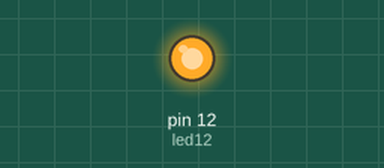
The sketch below on a simulated Arduino Uno, built with avr-gcc and run on an emulated ATmega328P. Parts: output pins drawn as LEDs (lit = HIGH). What the sketch prints to the serial monitor is not drawn.

Above: at 0.7 s.
At 9.5 s:
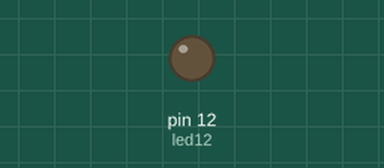
Timing chart, 0 to 17.7 s (numbered marks = the images above):
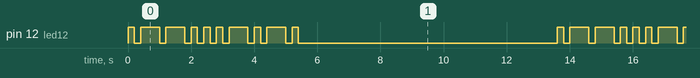

Measured:
- by itself, pin 12 (led12): repeats every 13.6 s: 2 × (LOW 0.20 s, HIGH 0.60 s), 3 × (LOW 0.20 s, HIGH 0.20 s), LOW 0.20 s, HIGH 0.60 s, LOW 0.20 s, HIGH 0.20 s, LOW 0.20 s, HIGH 0.60 s, LOW 0.20 s, HIGH 0.20 s, LOW 8.2 s, HIGH 0.20 s
- by itself, everything shown: repeats every 13.6 s, in 20 steps

The sketch:

encode.ino
```cpp
int led12 = 12;      // blink an led on output 12
/*
  Set the speed of your morse code
  Here are the ratios code elements:
    Dash length = Dot length x 3
    Pause between elements = Dot length
*/
int dotLen = 200;     // length of the morse code 'dot'
int dashLen = dotLen * 3;    // length of the morse code 'dash'
int elemPause = dotLen;// length of the pause between elements of a character
int Spaces = dotLen * 3;     // length of the spaces between characters
int wordPause = dotLen * 7;  // length of the pause between words
char stringToMorseCode[]="abc";
void setup() {
  // initialize the digital pin as an output for LED lights.
  pinMode(led12, OUTPUT);
  Serial.begin(9600);
Serial.println("Your morse code:");
}

// Create a loop of the letters/words you want to output in morse code (defined in string at top of code)
void loop()
{

  // Loop through the string and get each character one at a time until the end is reached
  for (int i = 0; i < sizeof(stringToMorseCode) - 1; i++)
  {
    // Get the character in the current position
  char tmpChar = stringToMorseCode[i];
  // Set the case to lower case
  tmpChar = toLowerCase(tmpChar);
  // Call the subroutine to get the morse code equivalent for this character
  GetChar(tmpChar);
  }

  // At the end of the string long pause before looping and starting again
  LightsOff(8000);
}

// DOT
void MorseDot()
{
  digitalWrite(led12, HIGH);    // turn the LED on
  delay(dotLen);              // hold in this position
  Serial.print('.');
}

// DASH
void MorseDash()
{
  digitalWrite(led12, HIGH);    // turn the LED on
  delay(dashLen);               // hold in this position
  Serial.print('_');

}

// Turn Off
void LightsOff(int delayTime)
{
  digitalWrite(led12, LOW);     // turn the LED off
  delay(delayTime);             // hold in this position
}

// *** Characters to Morse Code Conversion *** //
void GetChar(char tmpChar)
{
  // Take the passed character and use a switch case to find the morse code for that character
  switch (tmpChar) {
    case 'a':
    MorseDot();
    LightsOff(elemPause);
    MorseDash();
    LightsOff(elemPause);
    Serial.print(" ");
    break;
    case 'b':
    MorseDash();
    LightsOff(elemPause);
    MorseDot();
    LightsOff(elemPause);
    MorseDot();
    LightsOff(elemPause);
    MorseDot();
    LightsOff(elemPause);
        Serial.print(" ");

    break;
    case 'c':
      MorseDash();
    LightsOff(elemPause);
    MorseDot();
    LightsOff(elemPause);
    MorseDash();
    LightsOff(elemPause);
    MorseDot();
    LightsOff(elemPause);    Serial.print(" ");

    break;
    case 'd':
    MorseDash();
    LightsOff(elemPause);
    MorseDash();
    LightsOff(elemPause);
    MorseDot();
    LightsOff(elemPause);    Serial.print(" ");

    break;
    case 'e':
    MorseDot();
    LightsOff(elemPause);    Serial.print(" ");

    break;
    case 'f':
      MorseDot();
    LightsOff(elemPause);
    MorseDot();
    LightsOff(elemPause);
    MorseDash();
    LightsOff(elemPause);
    MorseDot();
    LightsOff(elemPause);    Serial.print(" ");

    break;
    case 'g':
    MorseDash();
    LightsOff(elemPause);
    MorseDash();
    LightsOff(elemPause);
    MorseDot();
    LightsOff(elemPause);    Serial.print(" ");

    break;
    case 'h':
      MorseDot();
    LightsOff(elemPause);
    MorseDot();
    LightsOff(elemPause);
    MorseDot();
    LightsOff(elemPause);
    MorseDot();
    LightsOff(elemPause);    Serial.print(" ");

    break;
    case 'i':
      MorseDot();
    LightsOff(elemPause);
    MorseDot();
    LightsOff(elemPause);    Serial.print(" ");

    break;
    case 'j':
      MorseDot();
    LightsOff(elemPause);
    MorseDash();
    LightsOff(elemPause);
    MorseDash();
    LightsOff(elemPause);
    MorseDash();
    LightsOff(elemPause);    Serial.print(" ");

    break;
      case 'k':
      MorseDash();
    LightsOff(elemPause);
    MorseDot();
    LightsOff(elemPause);
    MorseDash();
    LightsOff(elemPause);    Serial.print(" ");

    break;
    case 'l':
      MorseDot();
    LightsOff(elemPause);
    MorseDash();
    LightsOff(elemPause);
    MorseDot();
    LightsOff(elemPause);
    MorseDot();
    LightsOff(elemPause);    Serial.print(" ");

    break;
      case 'm':
      MorseDash();
    LightsOff(elemPause);
    MorseDash();
    LightsOff(elemPause);    Serial.print(" ");

    break;
    case 'n':
      MorseDash();
    LightsOff(elemPause);
    MorseDot();
    LightsOff(elemPause);    Serial.print(" ");

    break;
    case 'o':
      MorseDash();
    LightsOff(elemPause);
    MorseDash();
    LightsOff(elemPause);
    MorseDash();
    LightsOff(elemPause);    Serial.print(" ");

    break;
    case 'p':
      MorseDot();
    LightsOff(elemPause);
    MorseDash();
    LightsOff(elemPause);
    MorseDash();
    LightsOff(elemPause);
    MorseDot();
    LightsOff(elemPause);    Serial.print(" ");

    break;
    case 'q':
      MorseDash();
    LightsOff(elemPause);
    MorseDash();
    LightsOff(elemPause);
    MorseDot();
    LightsOff(elemPause);
    MorseDash();
    LightsOff(elemPause);    Serial.print(" ");

    break;
    case 'r':
      MorseDot();
    LightsOff(elemPause);
    MorseDash();
    LightsOff(elemPause);
    MorseDot();
    LightsOff(elemPause);    Serial.print(" ");

    break;
    case 's':
      MorseDot();
    LightsOff(elemPause);
    MorseDot();
    LightsOff(elemPause);
    MorseDot();
    LightsOff(elemPause);    Serial.print(" ");

    break;
    case 't':
      MorseDash();
    LightsOff(elemPause);    Serial.print(" ");

    break;
    case 'u':
      MorseDot();
    LightsOff(elemPause);
    MorseDot();
    LightsOff(elemPause);
    MorseDash();
    LightsOff(elemPause);    Serial.print(" ");

    break;
    case 'v':
      MorseDot();
    LightsOff(elemPause);
    MorseDot();
    LightsOff(elemPause);
    MorseDot();
    LightsOff(elemPause);
    MorseDash();
    LightsOff(elemPause);    Serial.print(" ");

    break;
    case 'w':
      MorseDot();
    LightsOff(elemPause);
    MorseDash();
    LightsOff(elemPause);
    MorseDash();
    LightsOff(elemPause);    Serial.print(" ");

    break;
    case 'x':
      MorseDash();
    LightsOff(elemPause);
    MorseDot();
    LightsOff(elemPause);
    MorseDot();
    LightsOff(elemPause);
    MorseDash();
    LightsOff(elemPause);    Serial.print(" ");

    break;
    case 'y':
      MorseDash();
    LightsOff(elemPause);
    MorseDot();
    LightsOff(elemPause);
    MorseDash();
    LightsOff(elemPause);
    MorseDash();
    LightsOff(elemPause);    Serial.print(" ");

    break;
    case 'z':
      MorseDash();
    LightsOff(elemPause);
    MorseDash();
    LightsOff(elemPause);
    MorseDot();
    LightsOff(elemPause);
    MorseDot();
    LightsOff(elemPause);    Serial.print(" ");

    break;
    default:
    // If a matching character was not found it will default to a blank space
    LightsOff(Spaces);
  }
}
```
